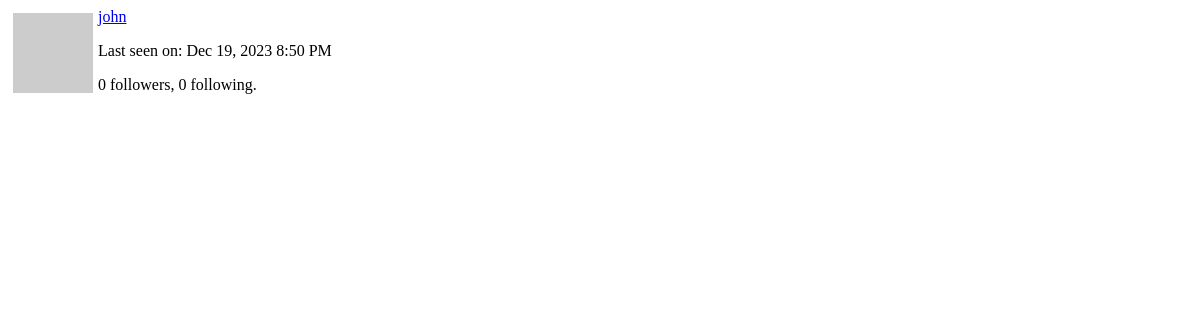
/user/john/popup (signed in), run on an earlier commit of the app's database.
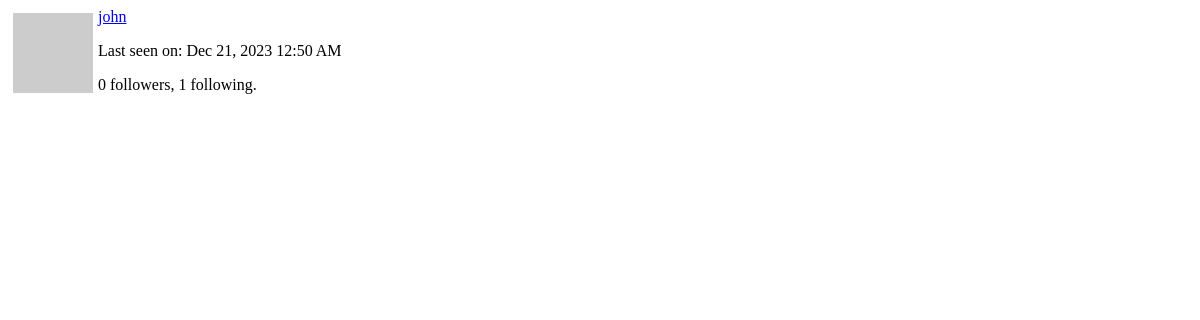
And on a later commit of the database.
### app/models.py (models this page shows, shortened)
class User(UserMixin, db.Model):
    id: so.Mapped[int] = so.mapped_column(primary_key=True)
    username: so.Mapped[str] = so.mapped_column(sa.String(64), index=True, unique=True)
    email: so.Mapped[str] = so.mapped_column(sa.String(120), index=True, unique=True)
    password_hash: so.Mapped[Optional[str]] = so.mapped_column(sa.String(256))
    about_me: so.Mapped[Optional[str]] = so.mapped_column(sa.String(140))
    last_seen: so.Mapped[Optional[datetime]]= so.mapped_column(default=lambda: datetime.now(timezone.utc))
    posts: so.WriteOnlyMapped["Post"] = so.relationship(back_populates="author")
    following: so.WriteOnlyMapped["User"] = so.relationship(
        secondary=followers, primaryjoin=(followers.c.follower_id == id),
        secondaryjoin=(followers.c.followed_id == id), back_populates="followers"
    )
    followers: so.WriteOnlyMapped["User"] = so.relationship(
        secondary=followers, primaryjoin=(followers.c.followed_id == id),
        secondaryjoin=(followers.c.follower_id == id), back_populates="following"
    )
    def avatar(self, size):
        digest = md5(self.email.lower().encode('utf-8')).hexdigest()
        return f"https://www.gravatar.com/avatar/{digest}?d=identicon&s={size}"
    def followers_count(self):
        query = sa.select(sa.func.count()).select_from(self.followers.select().subquery())
        return db.session.scalar(query)
    def following_count(self):
        query = sa.select(sa.func.count()).select_from(self.following.select().subquery())
        return db.session.scalar(query)
    @login.user_loader
    def load_user(id):
        return db.session.get(User, int(id))

### app/main/routes.py (the view)
@bp.route('/user/<username>/popup')
@login_required
def user_popup(username):
    user = db.first_or_404(sa.select(User).where(User.username == username))
    form = EmptyForm()
    return render_template('user_popup.html', user=user, form=form)

### app/__init__.py (called while the page is built)
def get_locale():
    return request.accept_languages.best_match(current_app.config['LANGUAGES'])

### app/main/routes.py (called while the page is built)
@bp.before_request
def before_request():
    if current_user.is_authenticated:
        current_user.last_seen = datetime.now(timezone.utc)
        db.session.commit()
    g.locale = str(get_locale())

### app/templates/user_popup.html (shortened to what this page needs)
<div>
    <img src="{{ user.avatar(64) }}", style="margin: 5px; float: left">
    <p><a href="{{ url_for('main.user', username=user.username) }}">{{ user.username }}</a></p>
    {% if user.last_seen %}
    <p>Last seen on: {{ moment(user.last_seen).format("lll") }}</p>
    {% endif %}
    <p>{{ user.followers_count() }} followers, {{ user.following_count() }} following.</p>
</div>

What changed in the data, as far as the page shows it:
changed User "john": last_seen "Dec 19, 2023 8:50 PM" → "Dec 21, 2023 12:50 AM"
Also different on the page:
{{ user.following_count() }}: "0" → "1"
